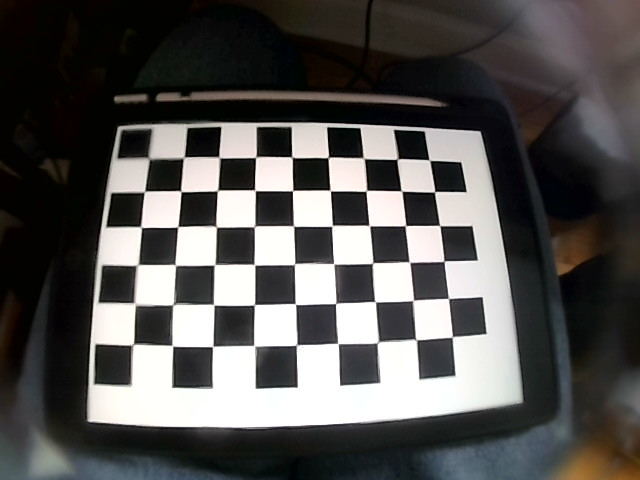
#> input picture calibration/img1.jpg, 640 x 480 px; its folder holds 5 pictures in this run
$ python calibration.py
#> lines starting #> are read from the running program, lines starting #| are printed output that depends on the picture; after the words box and inside, x2 and y2 are one past the last pixel; in counts of white or black regions, pixels touching at a corner belong together
import numpy as np
import cv2 as cv
import glob

# followed this tutortial: https://docs.opencv.org/4.x/dc/dbb/tutorial_py_calibration.html

# termination criteria
criteria = (cv.TERM_CRITERIA_EPS + cv.TERM_CRITERIA_MAX_ITER, 30, 0.001)

# prepare object points, like (0,0,0), (1,0,0), (2,0,0) ....,(6,5,0)
objp = np.zeros((9*6,3), np.float32)
objp[:,:2] = np.mgrid[0:9,0:6].T.reshape(-1,2)

# Arrays to store object points and image points from all the images.
objpoints = [] # 3d point in real world space
imgpoints = [] # 2d points in image plane.

images = glob.glob('calibration/*.jpg')

for fname in images:
    img = cv.imread(fname)
#> img is the input picture: shape (480, 640, 3); mean B, G, R 82.7, 84.3, 85.7
    # cv.imshow('image',img)
    gray = cv.cvtColor(img, cv.COLOR_BGR2GRAY)

    # Find the chess board corners
    ret, corners = cv.findChessboardCorners(gray, (9,6), None)
#> ret = True; corners = 54 rows, first 8: [149.3, 159.6], [183.6, 157.6], [219, 157.3], [255.4, 157.5], [291.6, 157], [328, 157.6], [363.4, 158.1], [397.3, 159.1]

    # If found, add object points, image points (after refining them)
    if ret == True:
        objpoints.append(objp)
        corners2 = cv.cornerSubPix(gray, corners, (11,11), (-1,-1), criteria)
#> corners2 = 54 rows, first 8: [149, 158.4], [183.8, 157.4], [219.1, 157.4], [255.8, 157.1], [291.9, 157.2], [328.4, 157.4], [363.6, 158.2], [397.3, 159]
        imgpoints.append(corners2)

        # Draw and display the corners
        cv.drawChessboardCorners(img, (7,6), corners2, ret)
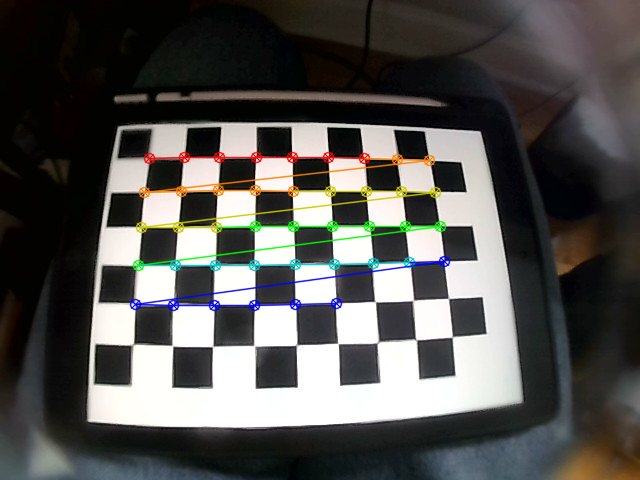
#> img: shape (480, 640, 3); 3.54% of pixels changed, all inside (x1, y1, x2, y2) = (129, 151, 451, 312)
        # cv.imshow('img', img)
        cv.waitKey(500)
#> pass 2 of the loop `for fname in images:`:
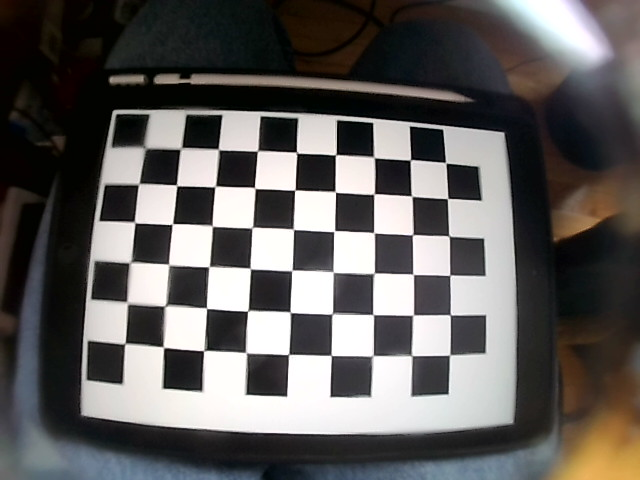
#> input picture calibration/img10.jpg, 640 x 480 px
#> img is the input picture: shape (480, 640, 3); mean B, G, R 92, 93.6, 96.2
#> `gray = cv.cvtColor(img, cv.COLOR_BGR2GRAY)`:
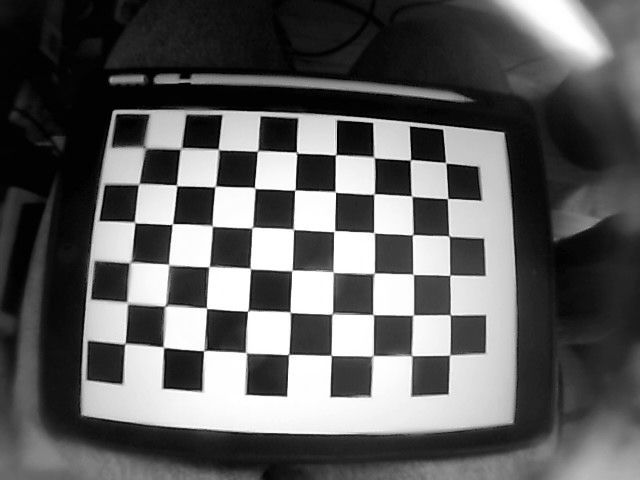
#> gray: shape (480, 640); min 0, max 255, mean 94.2
#> corners = 54 rows, first 8: [145, 148], [180.1, 150.2], [218.4, 149.2], [257.3, 151.2], [296.4, 152], [335.7, 154.7], [374.2, 157.6], [410.3, 160]
#> corners2 = 54 rows, first 8: [145, 148], [180.8, 148.3], [218.4, 149.4], [257.6, 150.8], [296.6, 152.6], [335.7, 154.8], [373.9, 157.3], [410.4, 159.8]
#> `cv.drawChessboardCorners(img, (7,6), corners2, ret)`:
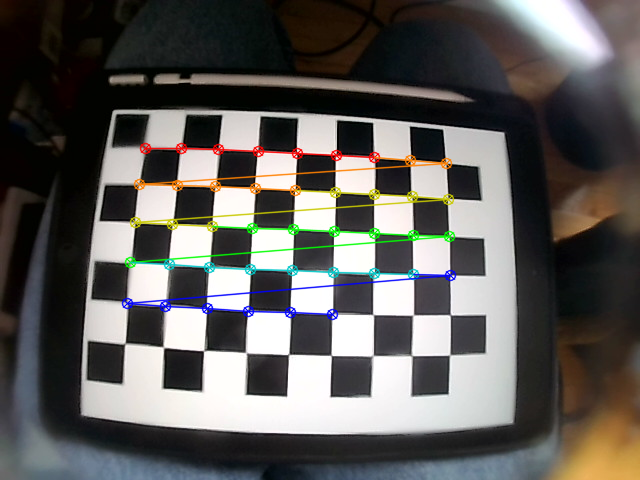
#> img: shape (480, 640, 3); 3.69% of pixels changed, all inside (x1, y1, x2, y2) = (121, 142, 457, 321)
#> pass 3 of the loop `for fname in images:`:
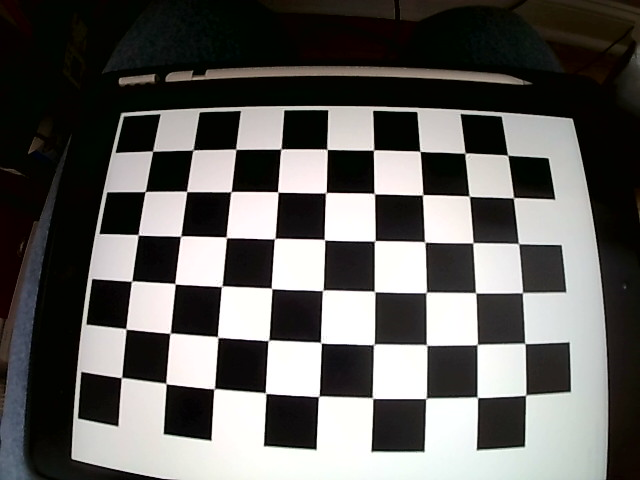
#> input picture calibration/img13.jpg, 640 x 480 px
#> img is the input picture: shape (480, 640, 3); mean B, G, R 92.4, 95.1, 96.3
#> corners = 54 rows, first 8: [152.5, 151.3], [193.2, 149.9], [235.8, 149.3], [281.2, 148.8], [327.2, 149.5], [373.5, 150.2], [420.1, 151.5], [465.1, 153.3]
#> corners2 = 54 rows, first 8: [152.6, 151.1], [193, 150], [235.7, 149.2], [280.9, 149], [327, 149.3], [373.5, 149.9], [420, 151.2], [464.9, 153.1]
#> `cv.drawChessboardCorners(img, (7,6), corners2, ret)`:
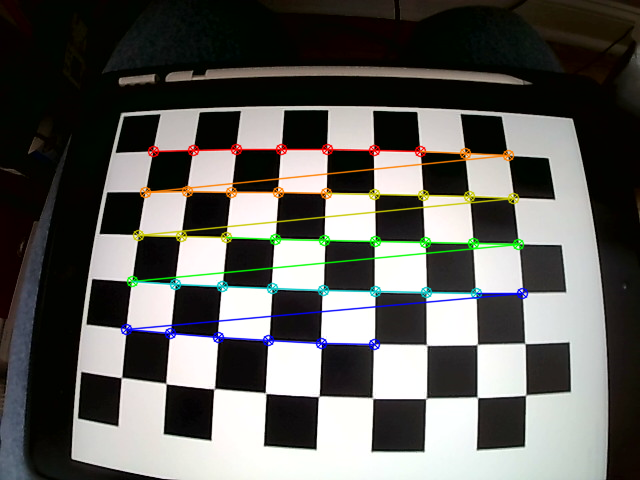
#> img: shape (480, 640, 3); 4.24% of pixels changed, all inside (x1, y1, x2, y2) = (120, 143, 529, 351)
#> the loop made 5 passes; the first 3 are shown

# calibration
ret, mtx, dist, rvecs, tvecs = cv.calibrateCamera(objpoints, imgpoints, gray.shape[::-1], None, None)
print('camera matrix: ', mtx)
print('distortion coefficients: ', dist)
print('rotation vectors: ', rvecs)
print('translation vectors: ', tvecs)

with open('calibration_data.txt', 'w') as f:
    f.write('camera matrix:\n')
    f.write(np.array2string(mtx, separator=', '))
    f.write('\n\ndistortion coefficients:\n')
    f.write(np.array2string(dist, separator=', '))
    f.write('\n\nrotation vectors:\n')
    for rvec in rvecs:
        f.write(np.array2string(rvec, separator=', '))
        f.write('\n')
    f.write('\ntranslation vectors:\n')
    for tvec in tvecs:
        f.write(np.array2string(tvec, separator=', '))
        f.write('\n')


# undistortion
img = cv.imread('calibration/img18.jpg')
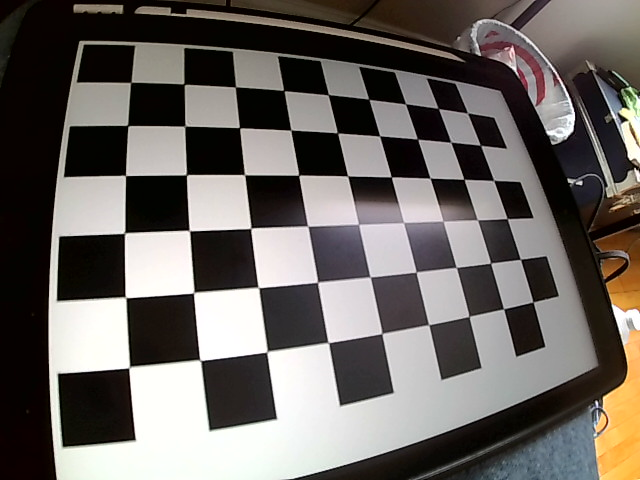
#> input picture calibration/img18.jpg, 640 x 480 px
#> img is the input picture: shape (480, 640, 3); mean B, G, R 97.7, 101.8, 106.8
h, w = img.shape[:2]
#> h = 480; w = 640
newcameramtx, roi = cv.getOptimalNewCameraMatrix(mtx, dist, (w,h), 0, (w,h))

# undistort
dst = cv.undistort(img, mtx, dist, None, newcameramtx)
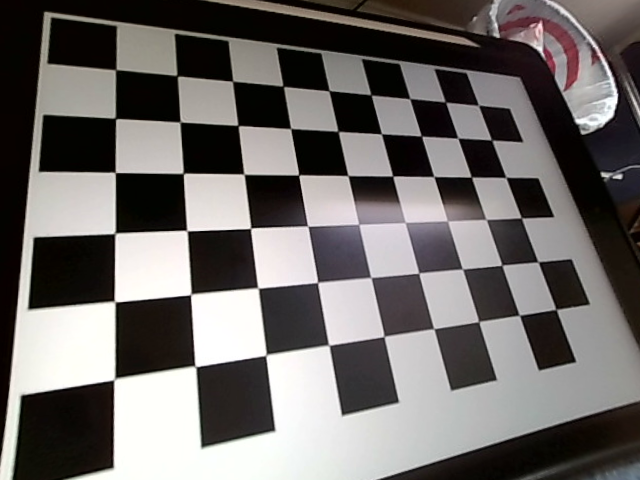
#> dst: shape (480, 640, 3); mean B, G, R 104.6, 106.3, 110.2
cv.imwrite('undistorted_img18.jpg', dst)

cv.imshow('undistorted', dst)
cv.waitKey(10000)

cv.destroyAllWindows()
